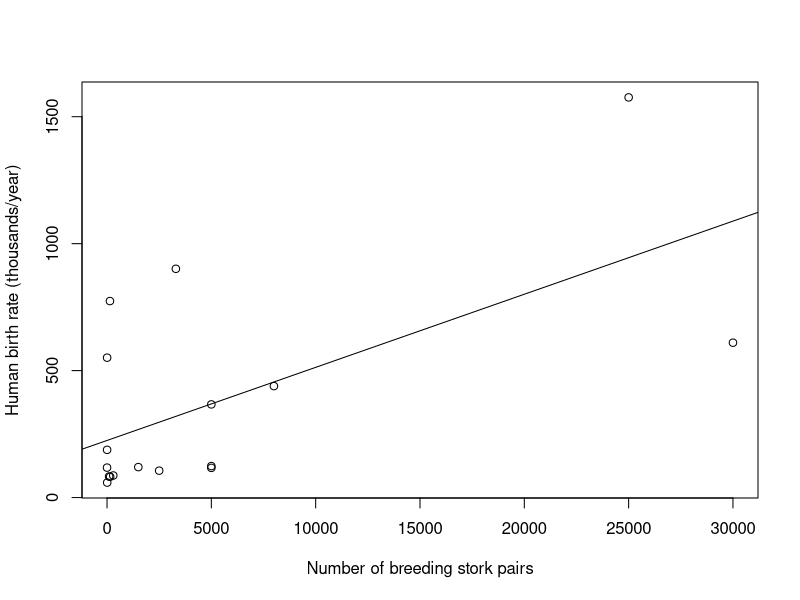
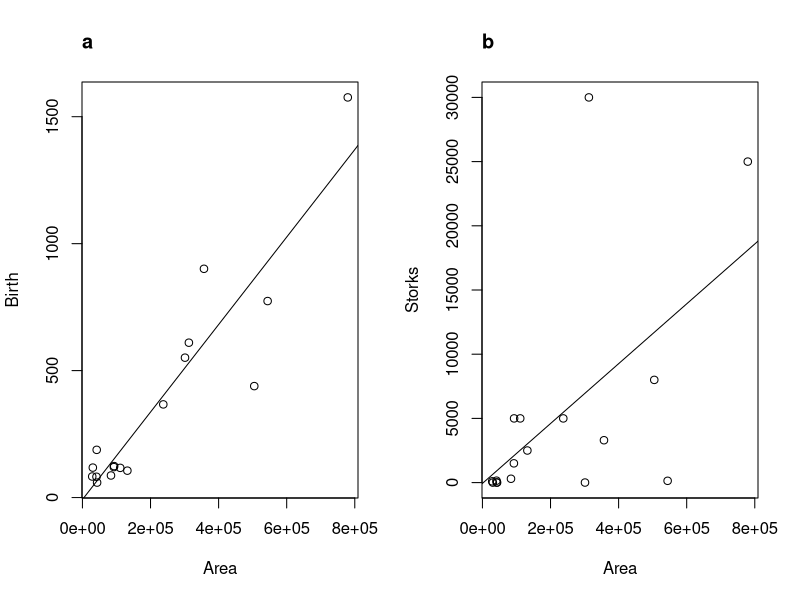

Write the R code that produced these figures, in order.
## ---- chunk 1
rm(list=ls())
## ---- chunk 2
storks.dat <- read.csv("storks.csv")  
str(storks.dat) 
## ---- chunk 3
with(storks.dat,plot(Birth~Storks, xlab="Number of breeding stork pairs", ylab="Human birth rate (thousands/year)"))
storks.lm<-lm(Birth~Storks,data=storks.dat)
abline(storks.lm)
## ---- chunk 4
summary(storks.lm)
## ---- chunk 5
par(mfrow = c( 1,2))

with(storks.dat,plot(Birth~Area))
title("a",adj=0)
storks2.lm<-lm(Birth~Area,data=storks.dat)
abline(storks2.lm)

with(storks.dat,plot(Storks~Area))
title("b",adj=0)
storks3.lm<-lm(Storks~Area,data=storks.dat)
abline(storks3.lm)
## ---- chunk 6
summary(lm(Birth~Area+Storks,data=storks.dat))
## ---- chunk 7
m1<-lm(Birth~Area+Storks, data=storks.dat)
m2<-lm(Humans~Area+Birth+Storks,data=storks.dat)
m3<-lm(Humans~Birth+Area,data=storks.dat)
## ---- chunk 8
p1.m1<-summary(m1)$coefficients["Storks",4]
p2.m2<-summary(m2)$coefficients["Storks",4]
p3.m3<-summary(m3)$coefficients["Area",4]
## ---- chunk 9
C<--2*(log(p1.m1)+log(p2.m2)+log(p3.m3))
C
## ---- chunk 10
C.pval<-1-pchisq(C,2*3)
C.pval
## ---- chunk 11
V<-4
A<-3
(factorial(V)/(2*factorial(V-2)))-A
## ---- chunk 12
condNum<-function(V,A){ 
  (factorial(V)/(2*factorial(V-2)))-A
  }
## ---- chunk 13
condNum(4,3)
## ---- chunk 14
m2.1<-lm(Birth~Storks+Area,data=storks.dat)
m2.2<-lm(Humans~Birth+Area,data=storks.dat)
m2.3<-lm(Humans~Birth+Storks,data=storks.dat)
## ---- chunk 15
p1.m2.1<-summary(m2.1)$coefficients["Area",4]
p2.m2.2<-summary(m2.2)$coefficients["Area",4]
p3.m2.3<-summary(m2.3)$coefficients["Storks",4]
